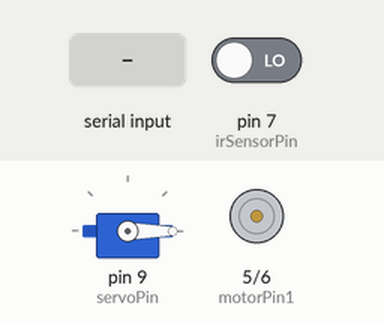
This sketch was run on a simulated Arduino Uno, built with avr-gcc and run on an emulated ATmega328P. Parts: servo, motor-driver pin pairs drawn as motors (green arrow = first pin HIGH = forward, orange = second pin HIGH = backward, longer = more drive). Inputs (shaded band) come from the test bench; at power-on: pin 7 (irSensorPin) LOW.

Above: at 1.2 s.
1.3 s: "R" received over Serial
At 2.3 s:
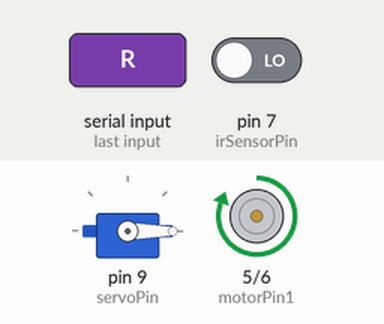
2.8 s: "A" received over Serial
At 3.4 s:
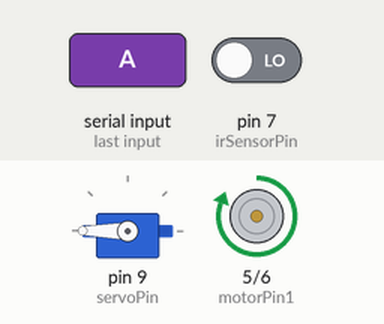
6.8 s: "S" received over Serial
At 7.7 s:
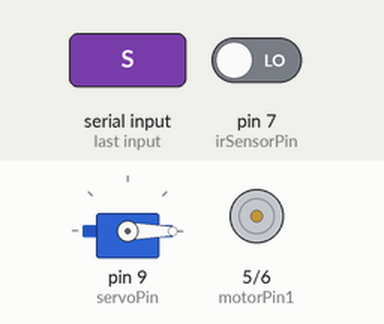
8.3 s: "A" received over Serial
At 8.8 s:
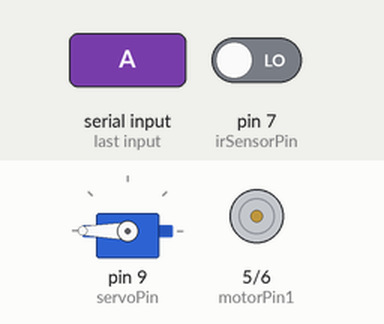
Timing chart, 0 to 11.3 s (numbered marks = the images above; inputs shaded):
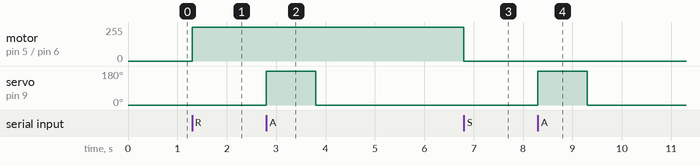

The sketch:

gearMotor.ino
```cpp
// // Define pin numbers
// const int IN1 = 5; // Pin connected to IN1 on the motor driver
// const int IN2 = 6; // Pin connected to IN2 on the motor driver

// void setup() {
//   // Set the motor control pins as outputs
//   pinMode(IN1, OUTPUT);
//   pinMode(IN2, OUTPUT);
// }

// void loop() {
//   // Rotate motor in one direction
//   digitalWrite(IN1, HIGH);
//   digitalWrite(IN2, LOW);
//   delay(2000); // Run for 2 seconds

//   // Stop the motor
//   digitalWrite(IN1, LOW);
//   digitalWrite(IN2, LOW);
//   delay(1000); // Wait for 1 second

//   // Rotate motor in the opposite direction
//   digitalWrite(IN1, LOW);
//   digitalWrite(IN2, HIGH);
//   delay(2000); // Run for 2 seconds

//   // Stop the motor
//   digitalWrite(IN1, LOW);
//   digitalWrite(IN2, LOW);
//   delay(1000); // Wait for 1 second
// }


#include <Servo.h>

const int motorPin1 = 5;    // Gear motor control pin 1
const int motorPin2 = 6;    // Gear motor control pin 2
const int servoPin = 9;     // Servo control pin
const int irSensorPin = 7;  // Pin connected to the IR sensor

Servo myServo;

int objectCount = 0;        // Counter to track objects detected
bool lastIrState = LOW;     // Previous state of the IR sensor
bool currentIrState = LOW;  // Current state of the IR sensor

void setup() {
  Serial.begin(9600);
  pinMode(motorPin1, OUTPUT);
  pinMode(motorPin2, OUTPUT);
  pinMode(irSensorPin, INPUT); // IR sensor pin as input
  myServo.attach(servoPin);
  myServo.write(0); // Start position of the servo
}

void loop() {
  if (Serial.available()) {
    char command = Serial.read();

    switch (command) {
      case 'R': // Run motor
        digitalWrite(motorPin1, HIGH);
        digitalWrite(motorPin2, LOW);
        break;
      case 'S': // Stop motor
        digitalWrite(motorPin1, LOW);
        digitalWrite(motorPin2, LOW);
        break;
      case 'A': // Activate servo
        myServo.write(180); // Move servo to 180 degrees
        delay(1000);        // Wait for 1 second
        myServo.write(0);   // Return to start position
        break;
    }
  }

  // Check IR sensor state
  currentIrState = digitalRead(irSensorPin);

  // If the IR sensor detects an object (state change from LOW to HIGH)
  if (lastIrState == LOW && currentIrState == HIGH) {
    objectCount++;  // Increment counter
    Serial.print("Object detected! Total count: ");
    Serial.println(objectCount);
  }

  // Update the last IR sensor state
  lastIrState = currentIrState;
}
```

Measured:
- after the input at 1.3 s, motor on pin 5 (motorPin1) / pin 6 (motorPin2): stopped → forward 255/255 at once
- after the input at 2.8 s, servo on pin 9 (servoPin): 0° → 180° at once, → 0° 1.0 s later
- after the input at 6.8 s, motor on pin 5 (motorPin1) / pin 6 (motorPin2): forward 255/255 → stopped at once
- after the input at 8.3 s, servo on pin 9 (servoPin): 0° → 180° at once, → 0° 1.0 s later
